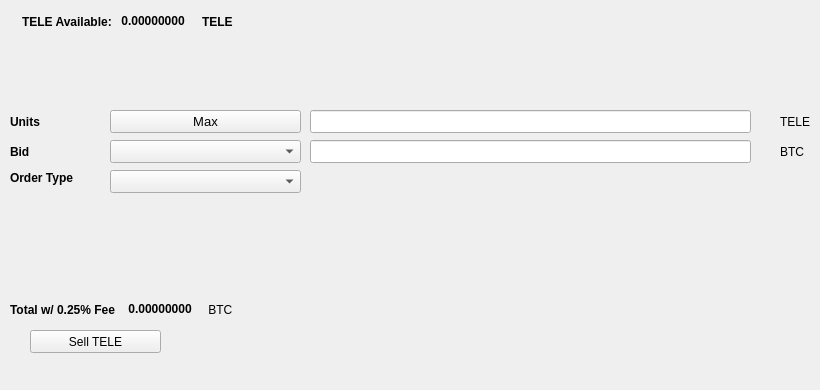
   <widget class="QWidget" name="SellTab">
    <attribute name="title">
     <string>Sell</string>
    </attribute>
    <widget class="QLabel" name="label_16">
     <property name="geometry">
      <rect>
       <x>780</x>
       <y>140</y>
       <width>31</width>
       <height>23</height>
      </rect>
     </property>
     <property name="text">
      <string>BTC</string>
     </property>
    </widget>
    <widget class="QComboBox" name="SellBidcomboBox">
     <property name="geometry">
      <rect>
       <x>110</x>
       <y>140</y>
       <width>191</width>
       <height>23</height>
      </rect>
     </property>
     <property name="font">
      <font>
       <pointsize>10</pointsize>
      </font>
     </property>
    </widget>
    <widget class="QLabel" name="label_18">
     <property name="geometry">
      <rect>
       <x>10</x>
       <y>110</y>
       <width>46</width>
       <height>23</height>
      </rect>
     </property>
     <property name="font">
      <font>
       <weight>75</weight>
       <bold>true</bold>
      </font>
     </property>
     <property name="text">
      <string>Units</string>
     </property>
    </widget>
    <widget class="QPushButton" name="Sell_Max_Amount">
     <property name="geometry">
      <rect>
       <x>110</x>
       <y>110</y>
       <width>191</width>
       <height>23</height>
      </rect>
     </property>
     <property name="font">
      <font>
       <pointsize>10</pointsize>
      </font>
     </property>
     <property name="text">
      <string>Max</string>
     </property>
    </widget>
    <widget class="QLabel" name="label_20">
     <property name="geometry">
      <rect>
       <x>10</x>
       <y>170</y>
       <width>91</width>
       <height>16</height>
      </rect>
     </property>
     <property name="font">
      <font>
       <weight>75</weight>
       <bold>true</bold>
      </font>
     </property>
     <property name="text">
      <string>Order Type</string>
     </property>
    </widget>
    <widget class="QComboBox" name="SellOrdertypeCombo">
     <property name="geometry">
      <rect>
       <x>110</x>
       <y>170</y>
       <width>191</width>
       <height>23</height>
      </rect>
     </property>
     <property name="font">
      <font>
       <pointsize>10</pointsize>
      </font>
     </property>
    </widget>
    <widget class="QLabel" name="label_21">
     <property name="geometry">
      <rect>
       <x>10</x>
       <y>140</y>
       <width>46</width>
       <height>23</height>
      </rect>
     </property>
     <property name="font">
      <font>
       <weight>75</weight>
       <bold>true</bold>
      </font>
     </property>
     <property name="text">
      <string>Bid</string>
     </property>
    </widget>
    <widget class="QLabel" name="label_22">
     <property name="geometry">
      <rect>
       <x>780</x>
       <y>110</y>
       <width>31</width>
       <height>23</height>
      </rect>
     </property>
     <property name="text">
      <string>TELE</string>
     </property>
    </widget>
    <widget class="QLineEdit" name="UnitsInputTELE">
     <property name="geometry">
      <rect>
       <x>310</x>
       <y>110</y>
       <width>441</width>
       <height>23</height>
      </rect>
     </property>
     <property name="font">
      <font>
       <pointsize>9</pointsize>
       <weight>75</weight>
       <bold>true</bold>
      </font>
     </property>
    </widget>
    <widget class="QLineEdit" name="SellBidPriceEdit">
     <property name="geometry">
      <rect>
       <x>310</x>
       <y>140</y>
       <width>441</width>
       <height>23</height>
      </rect>
     </property>
     <property name="font">
      <font>
       <pointsize>9</pointsize>
       <weight>75</weight>
       <bold>true</bold>
      </font>
     </property>
    </widget>
    <widget class="QPushButton" name="SellTELEBTN">
     <property name="geometry">
      <rect>
       <x>30</x>
       <y>330</y>
       <width>131</width>
       <height>23</height>
      </rect>
     </property>
     <property name="text">
      <string>Sell TELE</string>
     </property>
     <property name="icon">
      <iconset resource="../tele">
       <normaloff>:/icons/bitcoin</normaloff>:/icons/bitcoin</iconset>
     </property>
    </widget>
    <widget class="QWidget" name="layoutWidget3">
     <property name="geometry">
      <rect>
       <x>22</x>
       <y>12</y>
       <width>258</width>
       <height>19</height>
      </rect>
     </property>
     <layout class="QHBoxLayout" name="horizontalLayout">
      <item>
       <widget class="QLabel" name="label232_2">
        <property name="font">
         <font>
          <weight>75</weight>
          <bold>true</bold>
         </font>
        </property>
        <property name="text">
         <string>TELE Available:</string>
        </property>
       </widget>
      </item>
      <item>
       <widget class="QLabel" name="TELEAvailableLabel">
        <property name="palette">
         <palette>
          <active>
           <colorrole role="WindowText">
            <brush brushstyle="SolidPattern">
             <color alpha="255">
              <red>0</red>
              <green>0</green>
              <blue>0</blue>
             </color>
            </brush>
           </colorrole>
           <colorrole role="Button">
            <brush brushstyle="SolidPattern">
             <color alpha="255">
              <red>0</red>
              <green>170</green>
              <blue>0</blue>
             </color>
            </brush>
           </colorrole>
           <colorrole role="Light">
            <brush brushstyle="SolidPattern">
             <color alpha="255">
              <red>0</red>
              <green>255</green>
              <blue>0</blue>
             </color>
            </brush>
           </colorrole>
           <colorrole role="Midlight">
            <brush brushstyle="SolidPattern">
             <color alpha="255">
              <red>0</red>
              <green>212</green>
              <blue>0</blue>
             </color>
            </brush>
           </colorrole>
           <colorrole role="Dark">
            <brush brushstyle="SolidPattern">
             <color alpha="255">
              <red>0</red>
              <green>85</green>
              <blue>0</blue>
             </color>
            </brush>
           </colorrole>
           <colorrole role="Mid">
            <brush brushstyle="SolidPattern">
             <color alpha="255">
              <red>0</red>
              <green>113</green>
              <blue>0</blue>
             </color>
            </brush>
           </colorrole>
           <colorrole role="Text">
            <brush brushstyle="SolidPattern">
             <color alpha="255">
              <red>0</red>
              <green>170</green>
              <blue>0</blue>
             </color>
            </brush>
           </colorrole>
           <colorrole role="BrightText">
            <brush brushstyle="SolidPattern">
             <color alpha="255">
              <red>255</red>
              <green>255</green>
              <blue>255</blue>
             </color>
            </brush>
           </colorrole>
           <colorrole role="ButtonText">
            <brush brushstyle="SolidPattern">
             <color alpha="255">
              <red>0</red>
              <green>0</green>
              <blue>0</blue>
             </color>
            </brush>
           </colorrole>
           <colorrole role="Base">
            <brush brushstyle="SolidPattern">
             <color alpha="255">
              <red>255</red>
              <green>255</green>
              <blue>255</blue>
             </color>
            </brush>
           </colorrole>
           <colorrole role="Window">
            <brush brushstyle="SolidPattern">
             <color alpha="255">
              <red>0</red>
              <green>170</green>
              <blue>0</blue>
             </color>
            </brush>
           </colorrole>
           <colorrole role="Shadow">
            <brush brushstyle="SolidPattern">
             <color alpha="255">
              <red>0</red>
              <green>0</green>
              <blue>0</blue>
             </color>
            </brush>
           </colorrole>
           <colorrole role="AlternateBase">
            <brush brushstyle="SolidPattern">
             <color alpha="255">
              <red>127</red>
              <green>212</green>
              <blue>127</blue>
             </color>
            </brush>
           </colorrole>
           <colorrole role="ToolTipBase">
            <brush brushstyle="SolidPattern">
             <color alpha="255">
              <red>255</red>
              <green>255</green>
              <blue>220</blue>
             </color>
            </brush>
           </colorrole>
           <colorrole role="ToolTipText">
            <brush brushstyle="SolidPattern">
             <color alpha="255">
              <red>0</red>
              <green>0</green>
              <blue>0</blue>
             </color>
            </brush>
           </colorrole>
          </active>
          <inactive>
           <colorrole role="WindowText">
            <brush brushstyle="SolidPattern">
             <color alpha="255">
              <red>0</red>
              <green>0</green>
              <blue>0</blue>
             </color>
            </brush>
           </colorrole>
           <colorrole role="Button">
            <brush brushstyle="SolidPattern">
             <color alpha="255">
              <red>0</red>
              <green>170</green>
              <blue>0</blue>
             </color>
            </brush>
           </colorrole>
           <colorrole role="Light">
            <brush brushstyle="SolidPattern">
             <color alpha="255">
              <red>0</red>
              <green>255</green>
              <blue>0</blue>
             </color>
            </brush>
           </colorrole>
           <colorrole role="Midlight">
            <brush brushstyle="SolidPattern">
             <color alpha="255">
              <red>0</red>
              <green>212</green>
              <blue>0</blue>
             </color>
            </brush>
           </colorrole>
           <colorrole role="Dark">
            <brush brushstyle="SolidPattern">
             <color alpha="255">
              <red>0</red>
              <green>85</green>
              <blue>0</blue>
             </color>
            </brush>
           </colorrole>
           <colorrole role="Mid">
            <brush brushstyle="SolidPattern">
             <color alpha="255">
              <red>0</red>
              <green>113</green>
              <blue>0</blue>
             </color>
            </brush>
           </colorrole>
           <colorrole role="Text">
            <brush brushstyle="SolidPattern">
             <color alpha="255">
              <red>0</red>
              <green>170</green>
              <blue>0</blue>
             </color>
            </brush>
           </colorrole>
           <colorrole role="BrightText">
            <brush brushstyle="SolidPattern">
             <color alpha="255">
              <red>255</red>
              <green>255</green>
              <blue>255</blue>
             </color>
            </brush>
           </colorrole>
           <colorrole role="ButtonText">
            <brush brushstyle="SolidPattern">
             <color alpha="255">
              <red>0</red>
              <green>0</green>
              <blue>0</blue>
             </color>
            </brush>
           </colorrole>
           <colorrole role="Base">
            <brush brushstyle="SolidPattern">
             <color alpha="255">
              <red>255</red>
              <green>255</green>
              <blue>255</blue>
             </color>
            </brush>
           </colorrole>
           <colorrole role="Window">
            <brush brushstyle="SolidPattern">
             <color alpha="255">
              <red>0</red>
              <green>170</green>
              <blue>0</blue>
             </color>
            </brush>
           </colorrole>
           <colorrole role="Shadow">
            <brush brushstyle="SolidPattern">
             <color alpha="255">
              <red>0</red>
              <green>0</green>
              <blue>0</blue>
             </color>
            </brush>
           </colorrole>
           <colorrole role="AlternateBase">
            <brush brushstyle="SolidPattern">
             <color alpha="255">
              <red>127</red>
              <green>212</green>
              <blue>127</blue>
             </color>
            </brush>
           </colorrole>
           <colorrole role="ToolTipBase">
            <brush brushstyle="SolidPattern">
             <color alpha="255">
              <red>255</red>
              <green>255</green>
              <blue>220</blue>
             </color>
            </brush>
           </colorrole>
           <colorrole role="ToolTipText">
            <brush brushstyle="SolidPattern">
             <color alpha="255">
              <red>0</red>
              <green>0</green>
              <blue>0</blue>
             </color>
            </brush>
           </colorrole>
          </inactive>
          <disabled>
           <colorrole role="WindowText">
            <brush brushstyle="SolidPattern">
             <color alpha="255">
              <red>0</red>
              <green>85</green>
              <blue>0</blue>
             </color>
            </brush>
           </colorrole>
           <colorrole role="Button">
            <brush brushstyle="SolidPattern">
             <color alpha="255">
              <red>0</red>
              <green>170</green>
              <blue>0</blue>
             </color>
            </brush>
           </colorrole>
           <colorrole role="Light">
            <brush brushstyle="SolidPattern">
             <color alpha="255">
              <red>0</red>
              <green>255</green>
              <blue>0</blue>
             </color>
            </brush>
           </colorrole>
           <colorrole role="Midlight">
            <brush brushstyle="SolidPattern">
             <color alpha="255">
              <red>0</red>
              <green>212</green>
              <blue>0</blue>
             </color>
            </brush>
           </colorrole>
           <colorrole role="Dark">
            <brush brushstyle="SolidPattern">
             <color alpha="255">
              <red>0</red>
              <green>85</green>
              <blue>0</blue>
             </color>
            </brush>
           </colorrole>
           <colorrole role="Mid">
            <brush brushstyle="SolidPattern">
             <color alpha="255">
              <red>0</red>
              <green>113</green>
              <blue>0</blue>
             </color>
            </brush>
           </colorrole>
           <colorrole role="Text">
            <brush brushstyle="SolidPattern">
             <color alpha="255">
              <red>0</red>
              <green>85</green>
              <blue>0</blue>
             </color>
            </brush>
           </colorrole>
           <colorrole role="BrightText">
            <brush brushstyle="SolidPattern">
             <color alpha="255">
              <red>255</red>
              <green>255</green>
              <blue>255</blue>
             </color>
            </brush>
           </colorrole>
           <colorrole role="ButtonText">
            <brush brushstyle="SolidPattern">
             <color alpha="255">
              <red>0</red>
              <green>85</green>
              <blue>0</blue>
             </color>
            </brush>
           </colorrole>
           <colorrole role="Base">
            <brush brushstyle="SolidPattern">
             <color alpha="255">
              <red>0</red>
              <green>170</green>
              <blue>0</blue>
             </color>
            </brush>
           </colorrole>
           <colorrole role="Window">
            <brush brushstyle="SolidPattern">
             <color alpha="255">
              <red>0</red>
              <green>170</green>
              <blue>0</blue>
             </color>
            </brush>
           </colorrole>
           <colorrole role="Shadow">
            <brush brushstyle="SolidPattern">
             <color alpha="255">
              <red>0</red>
              <green>0</green>
              <blue>0</blue>
             </color>
            </brush>
           </colorrole>
           <colorrole role="AlternateBase">
            <brush brushstyle="SolidPattern">
             <color alpha="255">
              <red>0</red>
              <green>170</green>
              <blue>0</blue>
             </color>
            </brush>
           </colorrole>
           <colorrole role="ToolTipBase">
            <brush brushstyle="SolidPattern">
             <color alpha="255">
              <red>255</red>
              <green>255</green>
              <blue>220</blue>
             </color>
            </brush>
           </colorrole>
           <colorrole role="ToolTipText">
            <brush brushstyle="SolidPattern">
             <color alpha="255">
              <red>0</red>
              <green>0</green>
              <blue>0</blue>
             </color>
            </brush>
           </colorrole>
          </disabled>
         </palette>
        </property>
        <property name="font">
         <font>
          <weight>75</weight>
          <bold>true</bold>
         </font>
        </property>
        <property name="text">
         <string> 0.00000000 </string>
        </property>
        <property name="textInteractionFlags">
         <set>Qt::LinksAccessibleByMouse|Qt::TextSelectableByKeyboard|Qt::TextSelectableByMouse</set>
        </property>
       </widget>
      </item>
      <item>
       <widget class="QLabel" name="labelTELE">
        <property name="font">
         <font>
          <weight>75</weight>
          <bold>true</bold>
         </font>
        </property>
        <property name="text">
         <string>TELE</string>
        </property>
       </widget>
      </item>
     </layout>
    </widget>
    <widget class="QWidget" name="layoutWidget">
     <property name="geometry">
      <rect>
       <x>10</x>
       <y>300</y>
       <width>268</width>
       <height>19</height>
      </rect>
     </property>
     <layout class="QHBoxLayout" name="horizontalLayout_2">
      <item>
       <widget class="QLabel" name="label_19">
        <property name="font">
         <font>
          <weight>75</weight>
          <bold>true</bold>
         </font>
        </property>
        <property name="text">
         <string>Total w/ 0.25% Fee </string>
        </property>
       </widget>
      </item>
      <item>
       <widget class="QLabel" name="SellCostLabel">
        <property name="palette">
         <palette>
          <active>
           <colorrole role="WindowText">
            <brush brushstyle="SolidPattern">
             <color alpha="255">
              <red>0</red>
              <green>0</green>
              <blue>0</blue>
             </color>
            </brush>
           </colorrole>
           <colorrole role="Button">
            <brush brushstyle="SolidPattern">
             <color alpha="255">
              <red>0</red>
              <green>170</green>
              <blue>0</blue>
             </color>
            </brush>
           </colorrole>
           <colorrole role="Light">
            <brush brushstyle="SolidPattern">
             <color alpha="255">
              <red>0</red>
              <green>255</green>
              <blue>0</blue>
             </color>
            </brush>
           </colorrole>
           <colorrole role="Midlight">
            <brush brushstyle="SolidPattern">
             <color alpha="255">
              <red>0</red>
              <green>212</green>
              <blue>0</blue>
             </color>
            </brush>
           </colorrole>
           <colorrole role="Dark">
            <brush brushstyle="SolidPattern">
             <color alpha="255">
              <red>0</red>
              <green>85</green>
              <blue>0</blue>
             </color>
            </brush>
           </colorrole>
           <colorrole role="Mid">
            <brush brushstyle="SolidPattern">
             <color alpha="255">
              <red>0</red>
              <green>113</green>
              <blue>0</blue>
             </color>
            </brush>
           </colorrole>
           <colorrole role="Text">
            <brush brushstyle="SolidPattern">
             <color alpha="255">
              <red>0</red>
              <green>170</green>
              <blue>0</blue>
             </color>
            </brush>
           </colorrole>
           <colorrole role="BrightText">
            <brush brushstyle="SolidPattern">
             <color alpha="255">
              <red>255</red>
              <green>255</green>
              <blue>255</blue>
             </color>
            </brush>
           </colorrole>
           <colorrole role="ButtonText">
            <brush brushstyle="SolidPattern">
             <color alpha="255">
              <red>0</red>
              <green>0</green>
              <blue>0</blue>
             </color>
            </brush>
           </colorrole>
           <colorrole role="Base">
            <brush brushstyle="SolidPattern">
             <color alpha="255">
              <red>255</red>
              <green>255</green>
              <blue>255</blue>
             </color>
            </brush>
           </colorrole>
           <colorrole role="Window">
            <brush brushstyle="SolidPattern">
             <color alpha="255">
              <red>0</red>
              <green>170</green>
              <blue>0</blue>
             </color>
            </brush>
           </colorrole>
           <colorrole role="Shadow">
            <brush brushstyle="SolidPattern">
             <color alpha="255">
              <red>0</red>
              <green>0</green>
              <blue>0</blue>
             </color>
            </brush>
           </colorrole>
           <colorrole role="AlternateBase">
            <brush brushstyle="SolidPattern">
             <color alpha="255">
              <red>127</red>
              <green>212</green>
              <blue>127</blue>
             </color>
            </brush>
           </colorrole>
           <colorrole role="ToolTipBase">
            <brush brushstyle="SolidPattern">
             <color alpha="255">
              <red>255</red>
              <green>255</green>
              <blue>220</blue>
             </color>
            </brush>
           </colorrole>
           <colorrole role="ToolTipText">
            <brush brushstyle="SolidPattern">
             <color alpha="255">
              <red>0</red>
              <green>0</green>
              <blue>0</blue>
             </color>
            </brush>
           </colorrole>
          </active>
          <inactive>
           <colorrole role="WindowText">
            <brush brushstyle="SolidPattern">
             <color alpha="255">
              <red>0</red>
              <green>0</green>
              <blue>0</blue>
             </color>
            </brush>
           </colorrole>
           <colorrole role="Button">
            <brush brushstyle="SolidPattern">
             <color alpha="255">
              <red>0</red>
              <green>170</green>
              <blue>0</blue>
             </color>
            </brush>
           </colorrole>
           <colorrole role="Light">
            <brush brushstyle="SolidPattern">
             <color alpha="255">
              <red>0</red>
              <green>255</green>
              <blue>0</blue>
             </color>
            </brush>
           </colorrole>
           <colorrole role="Midlight">
            <brush brushstyle="SolidPattern">
             <color alpha="255">
              <red>0</red>
              <green>212</green>
              <blue>0</blue>
             </color>
            </brush>
           </colorrole>
           <colorrole role="Dark">
            <brush brushstyle="SolidPattern">
             <color alpha="255">
              <red>0</red>
              <green>85</green>
              <blue>0</blue>
             </color>
            </brush>
           </colorrole>
           <colorrole role="Mid">
            <brush brushstyle="SolidPattern">
             <color alpha="255">
              <red>0</red>
              <green>113</green>
              <blue>0</blue>
             </color>
            </brush>
           </colorrole>
           <colorrole role="Text">
            <brush brushstyle="SolidPattern">
             <color alpha="255">
              <red>0</red>
              <green>170</green>
              <blue>0</blue>
             </color>
            </brush>
           </colorrole>
           <colorrole role="BrightText">
            <brush brushstyle="SolidPattern">
             <color alpha="255">
              <red>255</red>
              <green>255</green>
              <blue>255</blue>
             </color>
            </brush>
           </colorrole>
           <colorrole role="ButtonText">
            <brush brushstyle="SolidPattern">
             <color alpha="255">
              <red>0</red>
              <green>0</green>
              <blue>0</blue>
             </color>
            </brush>
           </colorrole>
           <colorrole role="Base">
            <brush brushstyle="SolidPattern">
             <color alpha="255">
              <red>255</red>
              <green>255</green>
              <blue>255</blue>
             </color>
            </brush>
           </colorrole>
           <colorrole role="Window">
            <brush brushstyle="SolidPattern">
             <color alpha="255">
              <red>0</red>
              <green>170</green>
              <blue>0</blue>
             </color>
            </brush>
           </colorrole>
           <colorrole role="Shadow">
            <brush brushstyle="SolidPattern">
             <color alpha="255">
              <red>0</red>
              <green>0</green>
              <blue>0</blue>
             </color>
            </brush>
           </colorrole>
           <colorrole role="AlternateBase">
            <brush brushstyle="SolidPattern">
             <color alpha="255">
              <red>127</red>
              <green>212</green>
              <blue>127</blue>
             </color>
            </brush>
           </colorrole>
           <colorrole role="ToolTipBase">
            <brush brushstyle="SolidPattern">
             <color alpha="255">
              <red>255</red>
              <green>255</green>
              <blue>220</blue>
             </color>
            </brush>
           </colorrole>
           <colorrole role="ToolTipText">
            <brush brushstyle="SolidPattern">
             <color alpha="255">
              <red>0</red>
              <green>0</green>
              <blue>0</blue>
             </color>
            </brush>
           </colorrole>
          </inactive>
          <disabled>
           <colorrole role="WindowText">
            <brush brushstyle="SolidPattern">
             <color alpha="255">
              <red>0</red>
              <green>85</green>
              <blue>0</blue>
             </color>
            </brush>
           </colorrole>
           <colorrole role="Button">
            <brush brushstyle="SolidPattern">
             <color alpha="255">
              <red>0</red>
              <green>170</green>
              <blue>0</blue>
             </color>
            </brush>
           </colorrole>
           <colorrole role="Light">
            <brush brushstyle="SolidPattern">
             <color alpha="255">
              <red>0</red>
              <green>255</green>
              <blue>0</blue>
             </color>
            </brush>
           </colorrole>
           <colorrole role="Midlight">
            <brush brushstyle="SolidPattern">
             <color alpha="255">
              <red>0</red>
              <green>212</green>
              <blue>0</blue>
             </color>
            </brush>
           </colorrole>
           <colorrole role="Dark">
            <brush brushstyle="SolidPattern">
             <color alpha="255">
              <red>0</red>
              <green>85</green>
              <blue>0</blue>
             </color>
            </brush>
           </colorrole>
           <colorrole role="Mid">
            <brush brushstyle="SolidPattern">
             <color alpha="255">
              <red>0</red>
              <green>113</green>
              <blue>0</blue>
             </color>
            </brush>
           </colorrole>
           <colorrole role="Text">
            <brush brushstyle="SolidPattern">
             <color alpha="255">
              <red>0</red>
              <green>85</green>
              <blue>0</blue>
             </color>
            </brush>
           </colorrole>
           <colorrole role="BrightText">
            <brush brushstyle="SolidPattern">
             <color alpha="255">
              <red>255</red>
              <green>255</green>
              <blue>255</blue>
             </color>
            </brush>
           </colorrole>
           <colorrole role="ButtonText">
            <brush brushstyle="SolidPattern">
             <color alpha="255">
              <red>0</red>
              <green>85</green>
              <blue>0</blue>
             </color>
            </brush>
           </colorrole>
           <colorrole role="Base">
            <brush brushstyle="SolidPattern">
             <color alpha="255">
              <red>0</red>
              <green>170</green>
              <blue>0</blue>
             </color>
            </brush>
           </colorrole>
           <colorrole role="Window">
            <brush brushstyle="SolidPattern">
             <color alpha="255">
              <red>0</red>
              <green>170</green>
              <blue>0</blue>
             </color>
            </brush>
           </colorrole>
           <colorrole role="Shadow">
            <brush brushstyle="SolidPattern">
             <color alpha="255">
              <red>0</red>
              <green>0</green>
              <blue>0</blue>
             </color>
            </brush>
           </colorrole>
           <colorrole role="AlternateBase">
            <brush brushstyle="SolidPattern">
             <color alpha="255">
              <red>0</red>
              <green>170</green>
              <blue>0</blue>
             </color>
            </brush>
           </colorrole>
           <colorrole role="ToolTipBase">
            <brush brushstyle="SolidPattern">
             <color alpha="255">
              <red>255</red>
              <green>255</green>
              <blue>220</blue>
             </color>
            </brush>
           </colorrole>
           <colorrole role="ToolTipText">
            <brush brushstyle="SolidPattern">
             <color alpha="255">
              <red>0</red>
              <green>0</green>
              <blue>0</blue>
             </color>
            </brush>
           </colorrole>
          </disabled>
         </palette>
        </property>
        <property name="font">
         <font>
          <weight>75</weight>
          <bold>true</bold>
         </font>
        </property>
        <property name="autoFillBackground">
         <bool>false</bool>
        </property>
        <property name="text">
         <string> 0.00000000</string>
        </property>
        <property name="textInteractionFlags">
         <set>Qt::LinksAccessibleByMouse|Qt::TextSelectableByMouse</set>
        </property>
       </widget>
      </item>
      <item>
       <widget class="QLabel" name="label_17">
        <property name="font">
         <font>
          <weight>50</weight>
          <bold>false</bold>
         </font>
        </property>
        <property name="text">
         <string> BTC</string>
        </property>
       </widget>
      </item>
     </layout>
    </widget>
    <widget class="QLabel" name="label_23">
     <property name="geometry">
      <rect>
       <x>460</x>
       <y>300</y>
       <width>281</width>
       <height>81</height>
      </rect>
     </property>
     <property name="text">
      <string/>
     </property>
     <property name="pixmap">
      <pixmap>:/images/bittrex</pixmap>
     </property>
    </widget>
   </widget>
